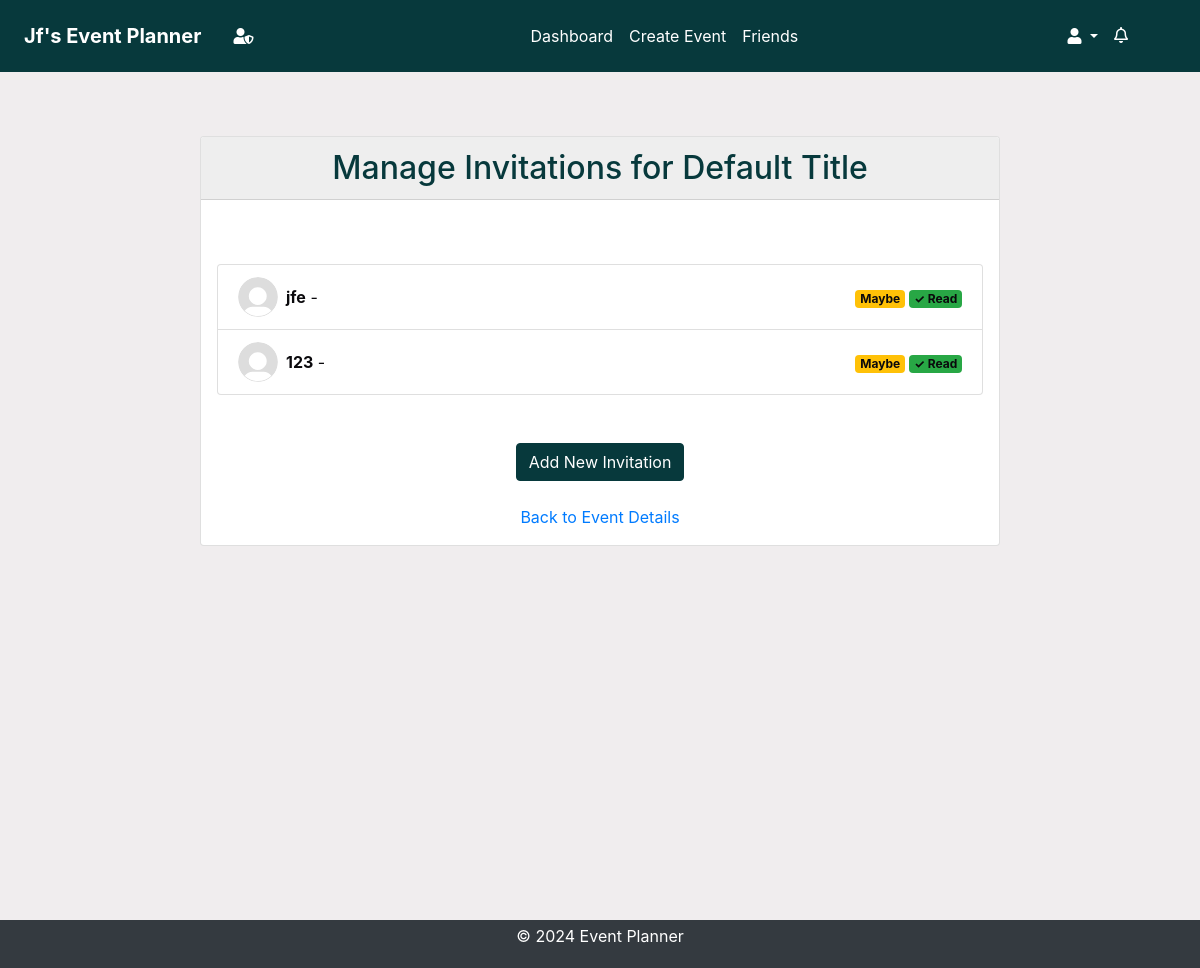
Page /invitations/manage/312/ (signed in) on the committed database.
### events/models.py (models this page shows, shortened)
class Event(models.Model):
    STATUS_CHOICES = [
        ("Pending", "Pending"),
        ("Confirmed", "Confirmed"),
        ("Cancelled", "Cancelled"),
    ]
    title = models.CharField(max_length=100)
    description = models.TextField()
    location = models.CharField(max_length=255)
    created_by = models.ForeignKey(User, on_delete=models.CASCADE)
    proposed_date = models.DateTimeField()
    finalized_date = models.DateTimeField(null=True, blank=True)
    status = models.CharField(
        max_length=20, choices=STATUS_CHOICES, default="Pending"
    )
    created_at = models.DateTimeField(auto_now_add=True)
    updated_at = models.DateTimeField(auto_now=True)

### invitations/models.py (models this page shows, shortened)
class Invitation(models.Model):
    STATUS_CHOICES = [
        ("Pending", "Pending"),
        ("Accepted", "Accepted"),
        ("Declined", "Declined"),
    ]
    event = models.ForeignKey(
        Event, on_delete=models.CASCADE, related_name="invitations"
    )
    user = models.ForeignKey(User, on_delete=models.CASCADE)
    status = models.CharField(
        max_length=20, choices=STATUS_CHOICES, default="Pending"
    )
    suggested_date = models.DateTimeField(null=True, blank=True)
    read = models.BooleanField(default=False)
    created_at = models.DateTimeField(auto_now_add=True)
    updated_at = models.DateTimeField(auto_now=True)

### accounts/models.py (models this page shows, shortened)
class UserProfile(models.Model):
    user = models.OneToOneField(User, on_delete=models.CASCADE)
    profile_picture = models.CharField(max_length=254, default="default.svg")
    created_at = models.DateTimeField(auto_now_add=True)
    updated_at = models.DateTimeField(auto_now=True)

### invitations/views.py (the view)
@login_required
def manage_invitations(request, event_id):
    event = get_object_or_404(Event, id=event_id)
    if event.created_by != request.user:
        return redirect("dashboard")
    invitations = Invitation.objects.filter(event=event).select_related("user")
    return render(
        request,
        "invitations/manage_invitations.html",
        {"event": event, "invitations": invitations},
    )

### accounts/context_processors.py (called while the page is built)
def google_api_key(request):
    return {"GOOGLE_API_KEY": os.getenv("GOOGLE_API_KEY")}

### notifications/context_processors.py (called while the page is built)
def notifications(request):
    if request.user.is_authenticated:
        all_unread_notifications = Notification.objects.filter(
            user=request.user, read=False
        ).order_by("-created_at")
        unread_count = all_unread_notifications.count()
        recent_unread_notifications = all_unread_notifications[:8]
        return {
            "recent_unread_notifications": recent_unread_notifications,
            "unread_count": unread_count,
        }
    return {}

### templates/invitations/manage_invitations.html (shortened to what this page needs)
{% extends 'base.html' %}
{% load static %}
{% block content %}
<div class="container card mt-5" style="max-width: 800px;">
    <h2 class="text-center card-header text-dark">Manage Invitations for {{ event.title }}</h2>
    <form class="invitation-list">
        <ul class="list-group mt-5 mb-5">
            {% for invitation in invitations %}
                <li class="list-group-item d-flex justify-content-between align-items-center">
                    <img src="{% static 'images/profile_pictures/' %}{{ invitation.user.userprofile.profile_picture }}" alt="{{ invitation.user.username }}'s profile picture" class="rounded-circle mr-2" style="width: 40px; height: 40px;">
                    <span style="margin-right:auto;">
                        <strong>{{ invitation.user.username }}</strong> - {{ invitation.user.first_name }} {{ invitation.user.last_name }}
                    </span>
                    <span>
                        <span class="badge bg-{{ invitation.status|lower }}">{{ invitation.status }}</span>
                        {% if invitation.read %}
                            <span class="badge bg-success">✓ Read</span>
                        {% else %}
                            <span class="badge bg-warning">✓ Unread</span>
                        {% endif %}
                    </span>
                </li>
            {% empty %}
                <li class="list-group-item">No invitations found.</li>
            {% endfor %}
        </ul>
        <div class="text-center mt-4">
            <a href="{% url 'create_invitation' event.id %}" class="btn btn-primary">Add New Invitation</a>
        </div>
        <div class="text-center mt-4">
            <a href="{% url 'event_details' event.id %}" >Back to Event Details</a>
        </div>
    </form>
</div>
{% endblock %}

### templates/base.html (shortened to what this page needs)
<!DOCTYPE html>
<html lang="en">
<head>
    {% load static %}
    <link rel="stylesheet" href="https://stackpath.bootstrapcdn.com/bootstrap/4.5.2/css/bootstrap.min.css">
    <link rel="stylesheet" href="{% static 'css/styles.css' %}">
    <link rel="stylesheet" href="https://cdnjs.cloudflare.com/ajax/libs/font-awesome/5.15.4/css/all.min.css">
    <link rel="stylesheet" href="https://cdnjs.cloudflare.com/ajax/libs/fullcalendar/3.10.2/fullcalendar.min.css" />
</head>
<body class="c-app">
    <header class="c-header c-header-light c-header-fixed">
        <nav class="navbar navbar-expand-lg navbar-light">
            <a class="navbar-brand" href="{% url 'dashboard' %}"><strong> {{ user.username|title }}'s Event Planner</strong>
            </a>
            {% if user.is_superuser %}
            <a class="nav-link" aria-label="Admin Panel"  href="{% url 'admin:index' %}"> <i class="fas fa-user-shield"></i></a>
            {% endif %}
            <div class="collapse navbar-collapse" id="navbarSupportedContent">
                {% if user.is_authenticated %}
                <ul class="navbar-nav mx-auto">
                    <li class="nav-item {% if request.resolver_match.url_name == 'dashboard' %}active{% endif %}">
                        <a class="nav-link" href="{% url 'dashboard' %}">Dashboard</a>
                    </li>
                    <li class="nav-item {% if request.resolver_match.url_name == 'create_event' %}active{% endif %}">
                        <a class="nav-link" href="{% url 'create_event' %}">Create Event</a>
                    </li>
                    <li class="nav-item {% if request.resolver_match.url_name == 'friends_page' %}active{% endif %}">
                        <a class="nav-link" href="{% url 'friends_page' %}">Friends</a>
                    </li>
                    {% endif %}
                </ul>
                {% if user.is_authenticated %}
                <ul class="navbar-nav d-flex">
                    <li class="nav-item dropdown">
                        <a class="nav-link dropdown-toggle" href="#" id="profileLink" role="button" data-toggle="dropdown" aria-haspopup="true" aria-expanded="false">
                            <i class="fas fa-user"></i>
                        </a>
                    </li>
                </ul>
                {% endif %}
            </div>
            {% if user.is_authenticated %}
                <ul class="navbar-nav ml-auto d-flex">
                    <li class="nav-item mr-3">
                        <a class="nav-link" href="#" id="notificationBell" role="button" data-toggle="dropdown" aria-haspopup="true" aria-expanded="false">
                            <i class="fas fa-bell" style="font-weight:100";></i>
                        </a>
                    </li>
                </ul>
            {% endif %}
        </nav>
    </header>
    <main class="c-main">
        <div class="container-fluid">
            <div class="fade-in">
                {% block content %}{% endblock %}
            </div>
        </div>
    </main>
    <footer class="footer py-1">
        <div class="container text-center">
            <p class="text-white">&copy; 2024 Event Planner</p>
        </div>
    </footer>
</body>
</html>

### static/css/styles.css (style rules this page uses)
* { box-sizing: border-box; }
body, html { margin: 0; padding: 0; font-family: var(--font-family-sans-serif); background-color: var(--background); color: var(--text); height: 100%; }
:root { --primary: #07393c; --secondary: #2C666E; --accent: #90DDF0; --background: #F0EDEE; --text: #0A090C; --heading-bg: #eeeeee; --white: #fff; --gray: #6c757d; --gray-dark: #343a40; --success: #28a745; --info: #17a2b8; --warning: #ffc107; --danger: #dc3545; --light: #f8f9fa; --dark: #343a40; --blue: #00448d !important; --breakpoint-xs: 0; --breakpoint-sm: 576px; --breakpoint-md: 768px; --breakpoint-lg: 992px; --breakpoint-xl: 1200px; --font-family-sans-serif: -apple-system, BlinkMacSystemFont, "Segoe UI", Roboto, "Helvetica Neue", Arial, "Noto Sans", sans-serif, "Apple Color Emoji", "Segoe UI Emoji", "Segoe UI Symbol", "Noto Color Emoji"; --font-family-monospace: SFMono-Regular, Menlo, Monaco, Consolas, "Liberation Mono", "Courier New", monospace; }
.container-fluid { display: flex; flex-direction: column; min-height: 100vh; }
.btn-primary { background-color: var(--primary) !important; border-color: var(--primary) !important; }
header { background-color: var(--primary) !important; color: var(--white) !important; padding: .5rem !important; margin-bottom: 1rem !important; }
header a, header .navbar-brand, header .nav-link { color: var(--white) !important; }
.card-header { background-color: var(--heading-bg) !important; color: var(--primary) !important; }
footer { background-color: var(--dark) !important; color: var(--white) !important; padding: 1px 0px !important; padding-top: 0 !important; padding-bottom: 0 !important; margin-top: 2rem !important; text-align: center !important; margin-top: auto; }
.upcoming-events, .your-events, form { padding: 1rem; box-shadow: 0 0 10px rgba(0, 0, 0, .1); background-color: var(--white); border-radius: 5px; }
body>main>div>div>div.container { background-color: var(--white); padding: 2rem; box-shadow: 0 0 10px rgba(0, 0, 0, .5); }
.bg-maybe, .bg-pending { background-color: var(--warning) !important; }
.upcoming-events, .your-events, form { box-shadow: none; }
.card { box-shadow: 0 0 10px rgba(0, 0, 0, .1); min-height: 50%; }
.navbar-nav.mx-auto { flex: 1; justify-content: center; }
#notificationBell { margin-right: auto; display: flex; justify-content: flex-end; }
body>main>div>div>div.container { padding: 0rem; box-shadow: none; }

### rows in the picture
Event: title "Default Title"
Invitation: user.userprofile.profile_picture (placeholder picture), user.username "jfe", status "Maybe", read "✓ Read"
Invitation: user.userprofile.profile_picture (placeholder picture), user.username "123", status "Maybe", read "✓ Read"

### other values in the picture
{{ user.username|title }} "Jf"
